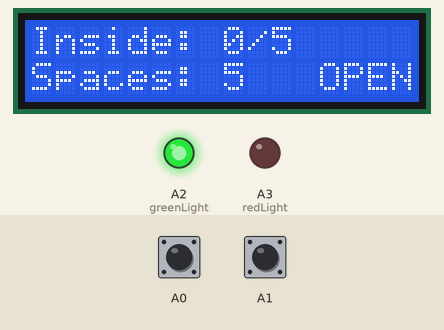
The sketch below on a simulated Arduino Uno, built with avr-gcc and run on an emulated ATmega328P. Parts: 16×2 character LCD, output pins drawn as LEDs (lit = HIGH). Inputs (shaded band) come from the test bench; at power-on: A0 HIGH, A1 HIGH. What the sketch prints to the serial monitor is not drawn.

Above: at 1.2 s.
1.3 s: A0 pulled LOW for 0.15 s
At 2.0 s:
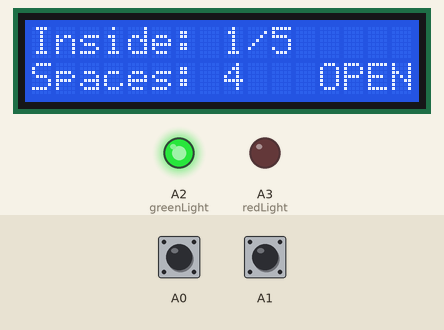
2.9 s: A0 pulled LOW for 1 s
At 4.4 s:
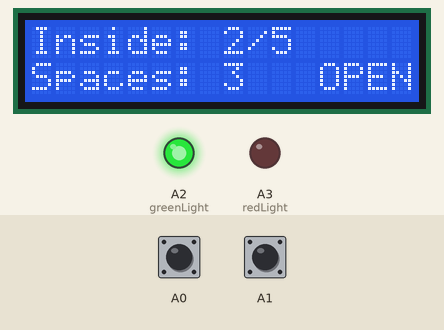
5.4 s: A1 pulled LOW for 0.15 s
At 6.3 s:
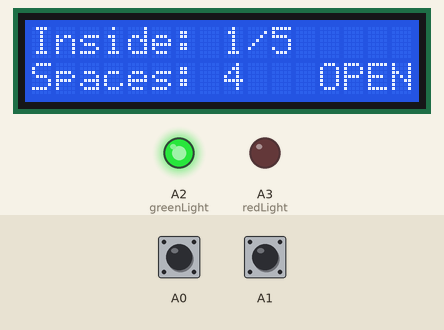
7.0 s: A0 pulsed LOW 5 times (0.12 s each, 0.3 s apart)
At 8.2 s:
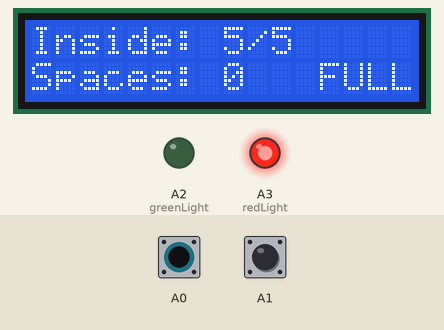
10.0 s: A1 pulled LOW for 1 s
At 11.0 s:
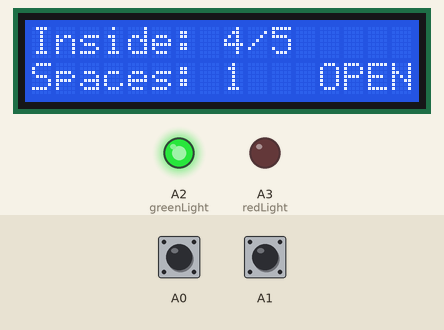
12.5 s: A0 pulled LOW for 3.2 s
At 12.9 s:
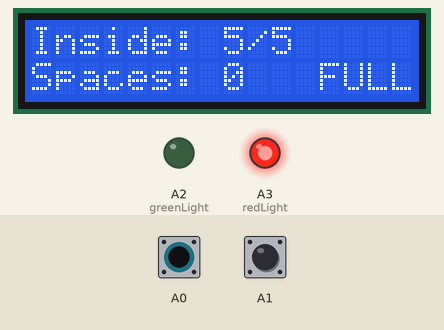
Timing chart, 0 to 15.5 s (numbered marks = the images above; inputs shaded):
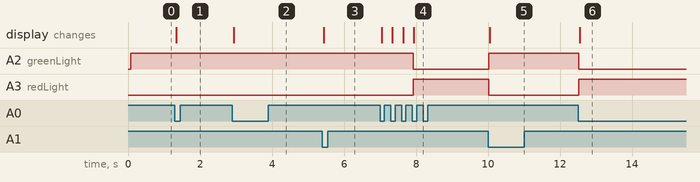

Measured:
- after the input at 1.3 s, the display: changes at once (image 1)
- after the input at 2.9 s, the display: changes at once (image 2)
- after the input at 5.4 s, the display: changes at once (image 3)
- after the input at 7.0 s, A2 (greenLight): HIGH → LOW after 0.92 s; A3 (redLight): LOW → HIGH after 0.92 s; the display: first changes at once (image 4 shows a later state)
- after the input at 10.0 s, A2 (greenLight): LOW → HIGH at once; A3 (redLight): HIGH → LOW at once; the display: changes at once (image 5)
- after the input at 12.5 s, A2 (greenLight): HIGH → LOW at once; A3 (redLight): LOW → HIGH at once; the display: changes at once (image 6)

The sketch:

occupancy_monitor.ino
```cpp
#include <Adafruit_LiquidCrystal.h>
#include <stdlib.h>

Adafruit_LiquidCrystal lcd(0);

const byte greenLight = A2;
const byte redLight = A3;
const byte capacity = 5;

unsigned long screenTime = 0;

struct Occupancy {
  byte inside;
  unsigned long entries;
  unsigned long exits;

  void report(const char *message) const {
    Serial.print(message);
    Serial.print(" | Inside: ");
    Serial.print(inside);
    Serial.print(" | Available: ");
    Serial.print(capacity - inside);
    Serial.print(" | Entries: ");
    Serial.print(entries);
    Serial.print(" | Exits: ");
    Serial.println(exits);
  }

  void enter() {
    if (inside >= capacity) {
      report("Room full. Entry rejected");
      return;
    }

    ++inside;
    ++entries;
    lights();
    display();
    report("Welcome! Entry accepted");
  }

  void leave() {
    if (inside == 0) {
      report("Room empty. Exit rejected");
      return;
    }

    --inside;
    ++exits;
    lights();
    display();
    report("Exit accepted. Goodbye!");
  }

  void lights() const {
    digitalWrite(greenLight, inside < capacity ? HIGH : LOW);
    digitalWrite(redLight, inside == capacity ? HIGH : LOW);
  }

  void display() const {
    lcd.setCursor(8, 0);
    lcd.print(inside);
    lcd.print("/");
    lcd.print(capacity);
    lcd.print(" ");
    lcd.setCursor(8, 1);
    lcd.print(capacity - inside);
    lcd.print("  ");
    lcd.setCursor(12, 1);
    lcd.print(inside < capacity ? "OPEN" : "FULL");
    screenTime = millis();
  }
};

struct Button {
  byte pin;
  byte reading;
  byte state;
  unsigned long changedAt;

  bool pressed(unsigned long now) {
    byte input = digitalRead(pin);

    if (input != reading) {
      reading = input;
      changedAt = now;
    }

    if (reading == state || now - changedAt < 20) {
      return false;
    }

    state = reading;
    return state == LOW;
  }
};

Button entryButton = {A0, HIGH, HIGH, 0};
Button exitButton = {A1, HIGH, HIGH, 0};
Occupancy *room = NULL;

void setup() {
  Serial.begin(9600);
  pinMode(entryButton.pin, INPUT_PULLUP);
  pinMode(exitButton.pin, INPUT_PULLUP);
  pinMode(greenLight, OUTPUT);
  pinMode(redLight, OUTPUT);

  lcd.begin(16, 2);
  lcd.setBacklight(1);

  room = (Occupancy *)calloc(1, sizeof(Occupancy));

  if (room == NULL) {
    digitalWrite(redLight, HIGH);
    lcd.print("Memory error");
    Serial.println("Error: occupancy allocation failed");
    return;
  }

  lcd.setCursor(0, 0);
  lcd.print("Inside: ");
  lcd.setCursor(0, 1);
  lcd.print("Spaces: ");

  room->lights();
  room->display();
  room->report("Ready");
}

void loop() {
  if (room == NULL) {
    return;
  }

  unsigned long now = millis();
  bool leaving = exitButton.pressed(now);
  bool entering = entryButton.pressed(now);

  if (leaving) {
    room->leave();
  }

  if (entering) {
    room->enter();
  }

  if (millis() - screenTime >= 1000) {
    room->display();
  }
}
```
